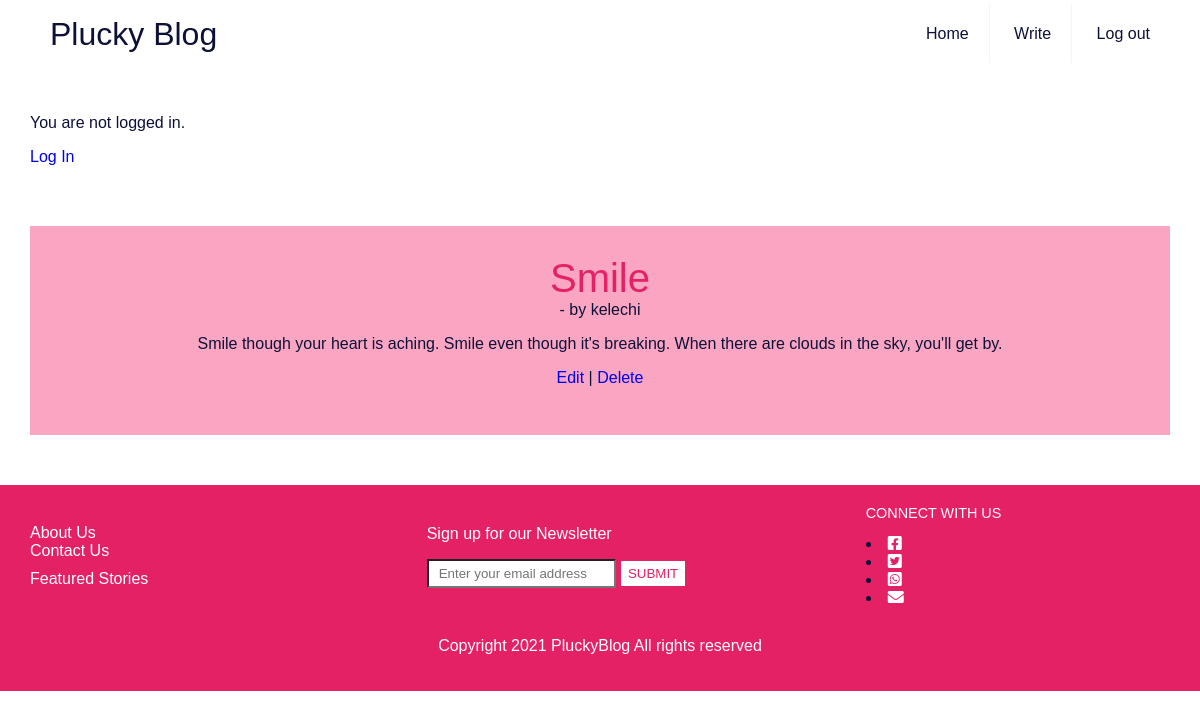
/post/5/, run on the app's committed database.
### pluckyblog/models.py (models this page shows, shortened)
class Post(models.Model):
    title = models.CharField (max_length=200)
    date_added = models.DateTimeField(auto_now_add=True)
    author = models.ForeignKey(
        'auth.User',
        on_delete=models.CASCADE,
    )
    body = models.TextField()

### pluckyblog/views.py (the view)
# urls.py: path('post/<int:pk>/', BlogDetailView.as_view(),
class BlogDetailView(DetailView):
    model = Post
    template_name = 'post_detail.html'

### templates/post_detail.html (shortened to what this page needs)
{% extends 'base.html' %} {% block content %}
<main>
  <aside>
    <section class="container" id="container">
      <div class="post-header">
        <span class="font-weight-bold"><h2>{{ post.title }}</h2></span> -
        <span class="text-muted">by {{ post.author }} {{ post.date_time }} </span>
        <p>{{ post.body }}</p>
      </div>
      <a href="{% url 'post_edit' post.pk %}">Edit</a> |
      <a href="{% url 'post_delete' post.pk %}">Delete</a>
      <br/><br/>
    </section>
  </aside>
</main>
{% endblock content %}

### static/css/base.css (style rules this page uses)
html { box-sizing: border-box; font-family: Arial, Helvetica, sans-serif; font-size: 16px; }
*, *::before, *::after { font-weight: inherit; margin: 0; padding: 0; border-radius: 0; box-sizing: inherit; }
a { text-decoration: none; }
h2 { color: #e52165; font-size: 2.5rem; }
main { padding: 50px 30px; display: block; column-gap: 10px; }
aside { background-color: #faa6c3; width: auto; text-align: center; padding: 30px; }
p { display: block; margin-block-start: 1em; margin-block-end: 1em; margin-inline-start: 0px; margin-inline-end: 0px; }

### data on the page
Post: title "Smile", author "kelechi", body "Smile though your heart is aching. Smile even though it's breaking. When there are clouds in the sky, you'll get by."
